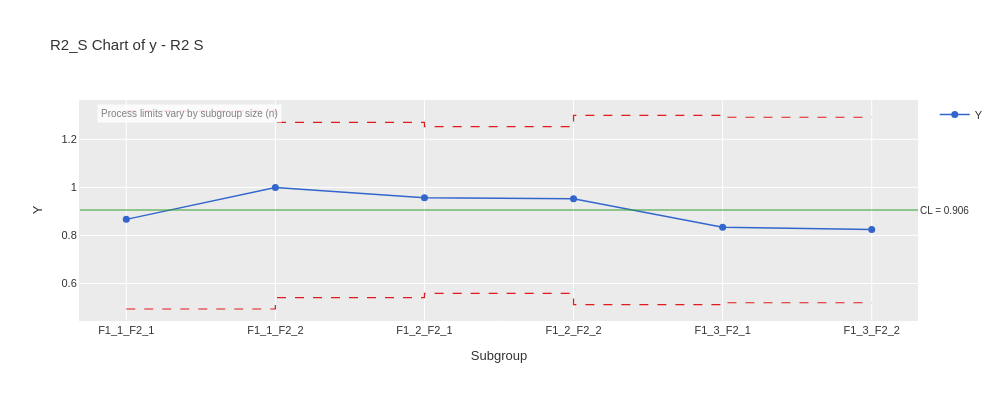

Notebook cell for this chart:
### Code cell
print(result.summary)
result = study_no_t.execute(chart='R2_S')
result.plot(chart='R2_S', theme='ggplot').show()

### Figure 1 — Plotly figure (JSON) as saved in the notebook; plotly's stock layout.template omitted (floating-point values rounded to 4 significant figures)
{"data": [{"hovertemplate": "%{x}<br>%{y:.3f}<extra></extra>", "line": {"color": "#3366CC", "width": 1.5}, "marker": {"color": "#3366CC", "size": 7}, "mode": "lines+markers", "name": "Y", "type": "scatter", "x": ["F1_1_F2_1", "F1_1_F2_2", "F1_2_F2_1", "F1_2_F2_2", "F1_3_F2_1", "F1_3_F2_2"], "y": [0.867, 1.0, 0.957, 0.953, 0.834, 0.825]}, {"hovertemplate": "UPL: %{y:.3f}<extra></extra>", "line": {"color": "#E31A1C", "dash": "dash", "width": 1.2}, "mode": "lines", "name": "UPL (varies)", "showlegend": false, "type": "scatter", "x": ["F1_1_F2_1", "F1_1_F2_2", "F1_1_F2_2", "F1_2_F2_1", "F1_2_F2_1", "F1_2_F2_2", "F1_2_F2_2", "F1_3_F2_1", "F1_3_F2_1", "F1_3_F2_2", "F1_3_F2_2"], "y": [1.318, 1.318, 1.271, 1.271, 1.253, 1.253, 1.3, 1.3, 1.292, 1.292, 1.292]}, {"hovertemplate": "LPL: %{y:.3f}<extra></extra>", "line": {"color": "#E31A1C", "dash": "dash", "width": 1.2}, "mode": "lines", "name": "LPL (varies)", "showlegend": false, "type": "scatter", "x": ["F1_1_F2_1", "F1_1_F2_2", "F1_1_F2_2", "F1_2_F2_1", "F1_2_F2_1", "F1_2_F2_2", "F1_2_F2_2", "F1_3_F2_1", "F1_3_F2_1", "F1_3_F2_2", "F1_3_F2_2"], "y": [0.494, 0.494, 0.541, 0.541, 0.559, 0.559, 0.512, 0.512, 0.52, 0.52, 0.52]}], "layout": {"annotations": [{"bgcolor": "rgba(255,255,255,0.8)", "borderpad": 3, "font": {"color": "gray", "size": 10}, "showarrow": false, "text": "Process limits vary by subgroup size (n)", "x": 0.02, "xref": "paper", "y": 0.98, "yref": "paper"}, {"font": {"size": 10}, "showarrow": false, "text": "CL = 0.906", "x": 1, "xanchor": "left", "xref": "x domain", "y": 0.906, "yanchor": "middle", "yref": "y"}], "font": {"color": "#333333", "family": "sans-serif", "size": 11}, "height": 400, "hovermode": "x unified", "paper_bgcolor": "white", "plot_bgcolor": "#EBEBEB", "shapes": [{"line": {"color": "#33A02C", "width": 1.2}, "type": "line", "x0": 0, "x1": 1, "xref": "x domain", "y0": 0.906, "y1": 0.906, "yref": "y"}], "showlegend": true, "title": {"text": "R2_S Chart of y - R2 S"}, "width": 1000, "xaxis": {"gridcolor": "white", "gridwidth": 1, "linecolor": "#EBEBEB", "linewidth": 1, "showgrid": true, "showline": true, "title": {"text": "Subgroup"}}, "yaxis": {"gridcolor": "white", "gridwidth": 1, "linecolor": "#EBEBEB", "linewidth": 1, "showgrid": true, "showline": true, "title": {"text": "Y"}}}}
